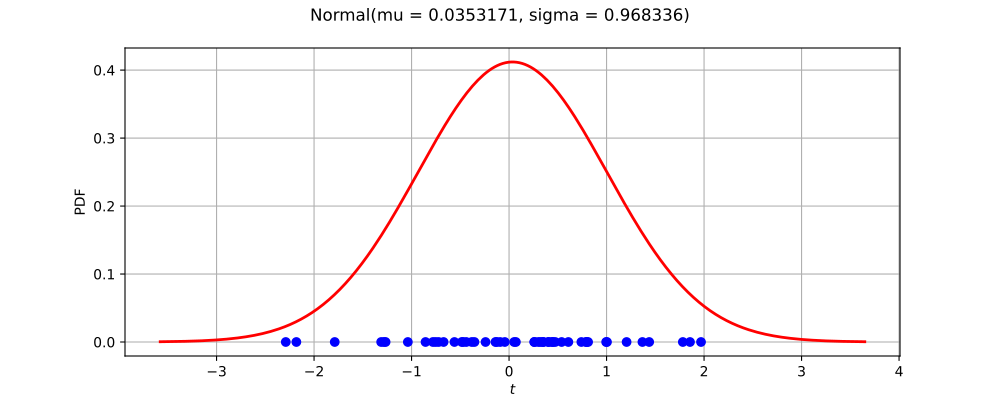

Source code (Python):
import openturns as ot
from matplotlib import pyplot as plt
from openturns.viewer import View
ot.RandomGenerator.SetSeed(0)
factory = ot.NormalFactory()
ref = factory.build()
dimension = ref.getDimension()
if dimension <= 2:
    if dimension == 1:
        sample = ref.getSample(50)
        distribution = factory.build(sample)
        distribution.setDescription(['$t$'])
        pdf_graph = distribution.drawPDF(256)
        cloud = ot.Cloud(sample, ot.Sample(sample.getSize(), 1))
        cloud.setColor('blue')
        cloud.setPointStyle('fcircle')
        pdf_graph.add(cloud)
        pdf_graph.setTitle(str(distribution))
        fig = plt.figure(figsize=(10, 4))
        pdf_axis = fig.add_subplot(111)
        View(pdf_graph, figure=fig, axes=[pdf_axis], add_legend=False)
    else:
        sample = ref.getSample(500)
        distribution = factory.build(sample)
        distribution.setDescription(['$t_0$', '$t_1$'])
        pdf_graph = distribution.drawPDF([256]*2)
        cloud = ot.Cloud(sample)
        cloud.setColor('red')
        cloud.setPointStyle('fcircle')
        pdf_graph.add(cloud)
        pdf_graph.setTitle(str(distribution))
        fig = plt.figure(figsize=(10, 4))
        pdf_axis = fig.add_subplot(111)
        View(pdf_graph, figure=fig, axes=[pdf_axis], add_legend=False, square_axes=True)
